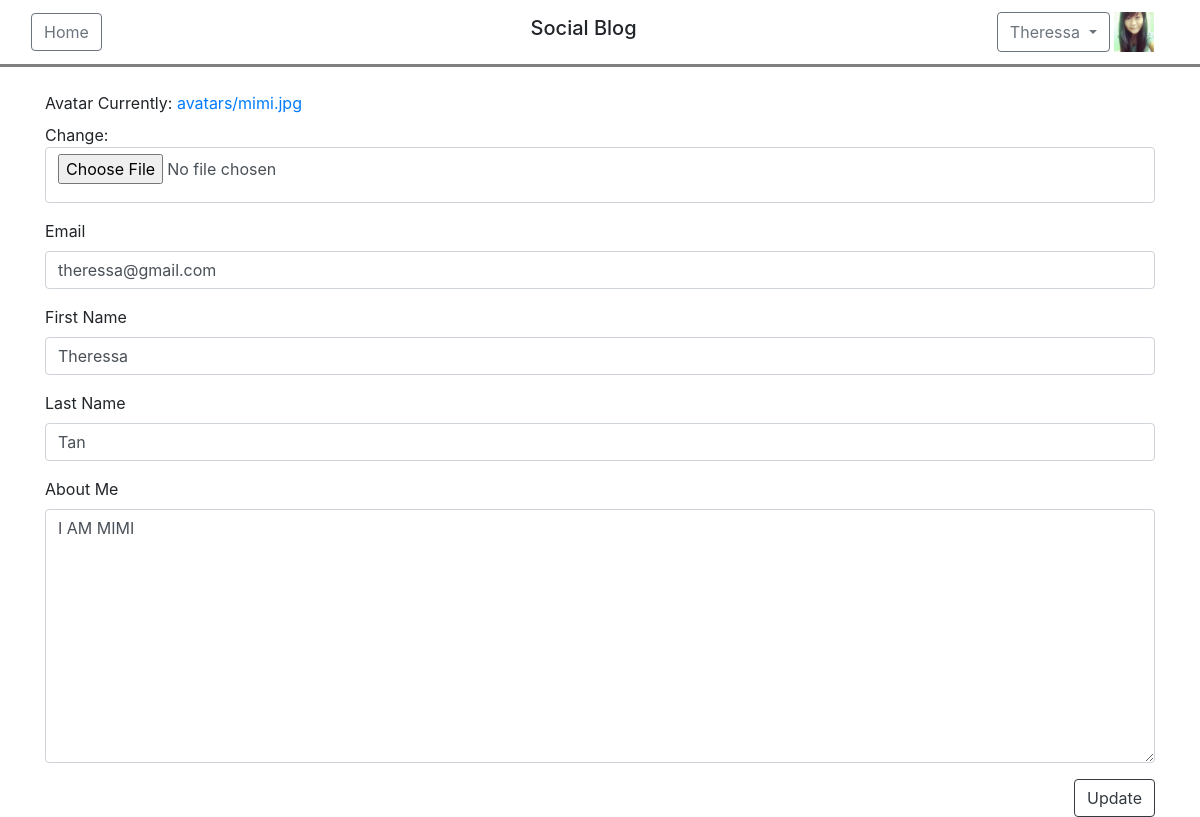
Screenshot of /users/accounts/edit/user (signed in) with the database file from the repository.
### users/models.py (models this page shows, shortened)
class User(AbstractBaseUser, PermissionsMixin):
    email = models.EmailField(('email address'), unique=True)
    firstname = models.CharField(('first name'), max_length=30, blank=True)
    lastname = models.CharField(('last name'), max_length=30, blank=True)
    about_me = models.TextField(('about me'), blank=True)
    date_joined = models.DateTimeField(('date joined'), auto_now_add=True)
    is_active = models.BooleanField(('active'), default=True)
    is_staff = models.BooleanField(('staff'), default=False)
    is_superuser = models.BooleanField(('superuser'), default=False)
    avatar = models.ImageField(upload_to='avatars/', null=True, blank=True, default='avatars/default.png')
    objects = UserManager()
    USERNAME_FIELD = 'email'
    REQUIRED_FIELDS = []
    class Meta:
        verbose_name = ('user')
        verbose_name_plural = ('users')

### users/views.py (the view, shortened to what this page needs)
# urls.py: path('accounts/edit/user', views.EditUserView.as_view(), name = "edituser"),
class EditUserView(TemplateView):
    def get(self, request):
        if request.user.is_authenticated:
            data = {'userid': request.user.id,
            'avatar': request.user.avatar,
            'email': request.user.email,
            'firstname': request.user.firstname,
            'lastname': request.user.lastname,
            'about_me': request.user.about_me}
            form = UpdateUserForm(initial=data)
            return render(request, 'users/edituser.html', {'form': form})
        else:
            return redirect('users:login')

### users/forms.py
class UpdateUserForm(ModelForm):
    avatar = forms.ImageField()
    email = forms.CharField(label="Email", widget=forms.EmailInput(attrs={'placeholder': 'email@domain.com'}), required=True)
    firstname = forms.CharField(label="First Name", widget=forms.TextInput(attrs={'placeholder':'First Name'}), max_length=200, required=False)
    lastname = forms.CharField(label="Last Name", widget=forms.TextInput(attrs={'placeholder':'Last Name'}), max_length=200, required=False)
    about_me = forms.CharField(label="About Me", widget=forms.Textarea(attrs={'placeholder':'Lorem ipsum dolor sit amet, consectetur adipisicing elit, sed do eiusmod tempor incididunt ut labore et dolore magna aliqua. Ut enim ad minim veniam, quis nostrud exercitation ullamco laboris'}), required=False)
    class Meta:
        model = User
        fields = ['avatar', 'email', 'firstname', 'lastname', 'about_me']

### templates/users/edituser.html (shortened to what this page needs)
{% extends 'base.html' %}
{% load widget_tweaks %}
{% load static %}
{% block switch %}
    <div class="btn-group">
        <button type="button" class="btn btn-outline-secondary dropdown-toggle" data-toggle="dropdown" aria-haspopup="true" aria-expanded="false">
            {% if request.user.firstname %}
                {{ request.user.firstname }}
            {% else %}
                {{ request.user.email }}
            {% endif %}
        </button>
    </div>
    <img src="{{ request.user.avatar.url }}" width="40" height="40"></img>
{% endblock%}
{% block content %}
    <div class="container">
        <div>
            <form method="POST" id="updateUserForm" name="updateUserForm" enctype="multipart/form-data" novalidate>
                {% for field in form.visible_fields %}
                    <div class="form-group">
                        <label>{{field.label}}</label>
                        {{ field|add_class:'form-control' |add_error_class:'is-invalid' }}
                    </div>
                {% endfor %}
            </form>
            <div class="float-right">
                <button class="btn btn-outline-dark" type="button" data-toggle="modal" data-target="#editModal">Update</button>
            </div>
        </div>
    </div>
{% endblock %}

### static/users/style.css (style rules this page uses)
[type="file"] { padding-bottom: 3rem; }

### rows the page displays
User: user.firstname "Theressa", user.avatar (picture), visible_fields "theressa@gmail.com" "Theressa" "Tan" "I AM MIMI"

### other values shown
{{ field.label }} "Avatar" "Email" "First Name" "Last Name" "About Me"
